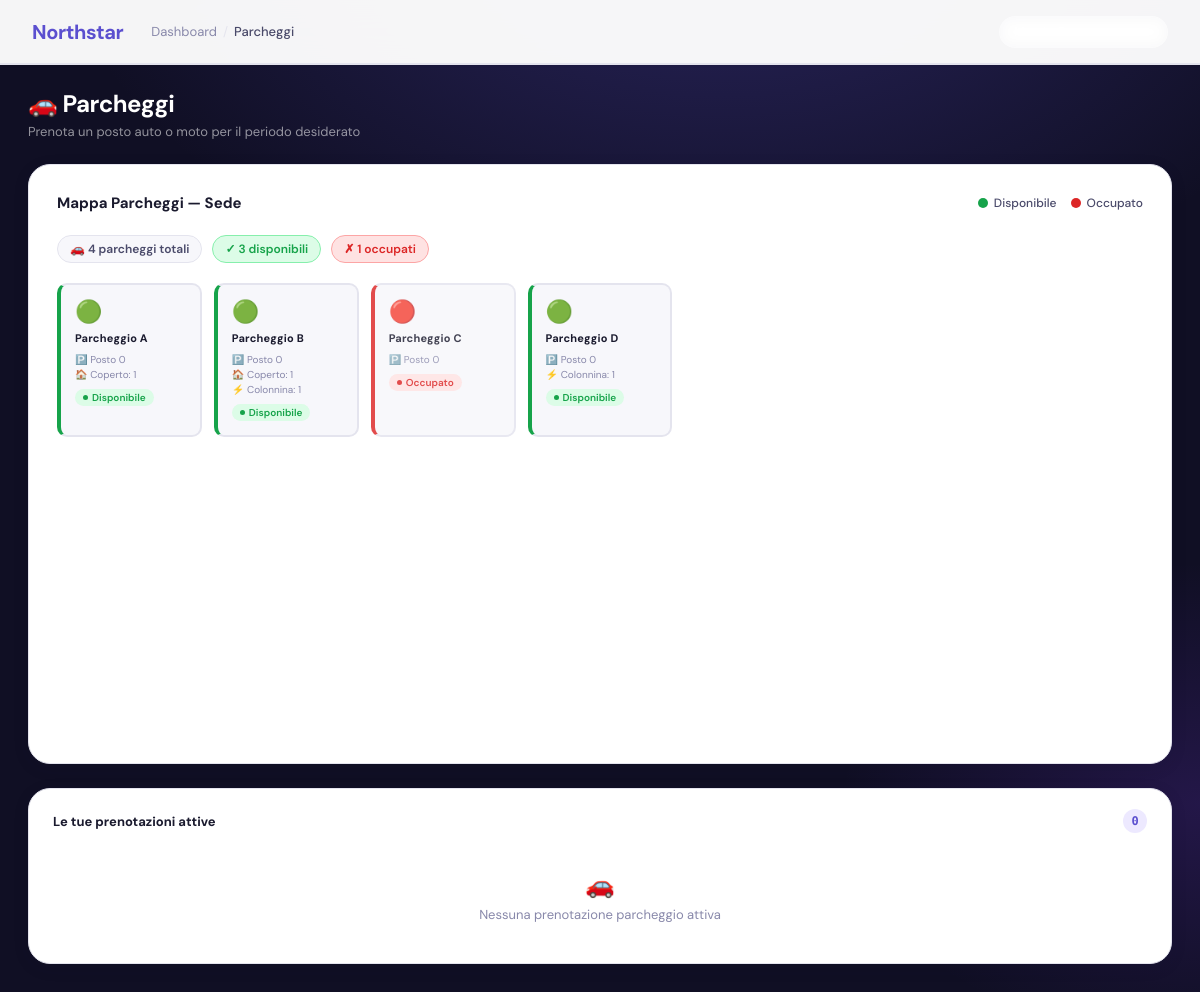
/public/admin/parcheggi/index.php (signed in), run on an earlier commit of the app's database.
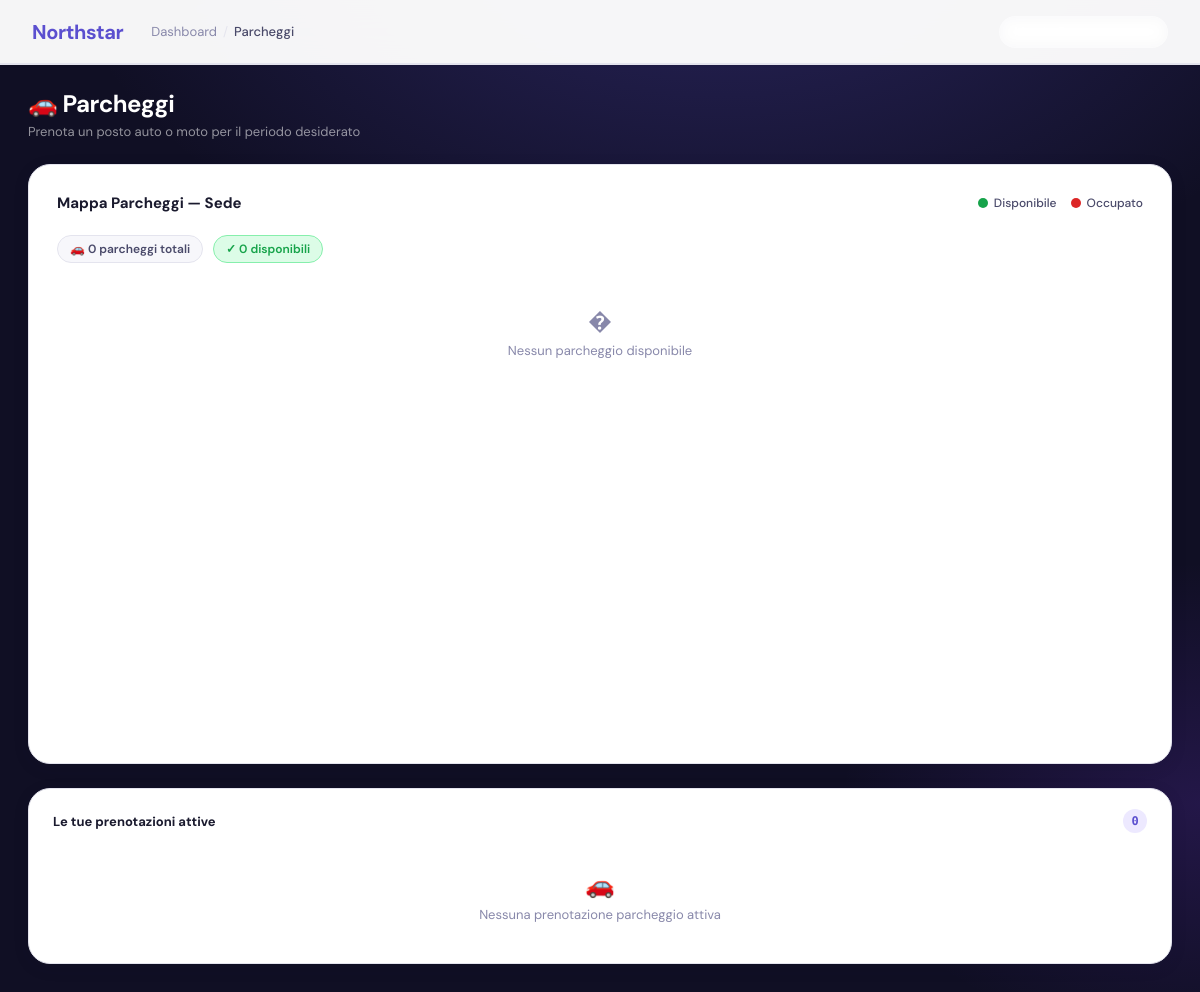
And on a later commit of the database.
### tables this page shows
CREATE TABLE `asset` (
  `id_asset` int(11) NOT NULL,
  `codice_asset` varchar(20) NOT NULL,
  `id_tipologia` int(11) NOT NULL,
  `stato` enum('Disponibile','Occupato','Non prenotabile') DEFAULT 'Disponibile',
  `mappa` enum('Sede','Parcheggio') NOT NULL,
  `piano` int(11) DEFAULT NULL
);

### public/admin/parcheggi/index.php (the view, shortened to what the changed rows need)
<?php
require_once __DIR__ . "/../../../config/config.php";
$parkingSpots = [];
$sql = "SELECT a.id_asset, a.codice_asset, a.stato,
               COALESCE(p.numero_posto, '-')          AS numero_posto,
               COALESCE(p.coperto, '-')               AS coperto,
               COALESCE(p.colonnina_elettrica, '-')   AS colonnina_elettrica,
               COALESCE(p.posizione, '-')             AS posizione
        FROM asset a
        LEFT JOIN parcheggio_dettagli p ON p.id_asset = a.id_asset
        WHERE a.mappa = 'Parcheggio'
        ORDER BY a.codice_asset";
$result = $conn->query($sql);
if ($result) {
    while ($row = $result->fetch_assoc()) {
        $parkingSpots[$row['id_asset']] = [
            'name'                 => $row['codice_asset'],
            'status'               => $row['stato'],
            'numero_posto'         => $row['numero_posto'],
            'coperto'              => $row['coperto'],
            'colonnina_elettrica'  => $row['colonnina_elettrica'],
            'posizione'            => $row['posizione'],
        ];
    }
}
?>
<!DOCTYPE html>
<html lang="it">
<head>
    <link rel="stylesheet" href="../dashboard/dashboard.css">
    <link rel="stylesheet" href="./parcheggi.css">
</head>
<body>
<header class="header">
    <div class="header-left">
        <h1>Northstar</h1>
    </div>
</header>
<div class="pk-page">
    <div class="pk-title-row">
        <div>
            <h2 class="pk-page-title">🚗 Parcheggi</h2>
        </div>
    </div>
    <div class="pk-map-layout" id="map-layout">
        <div class="pk-map-zone" id="map-zone">
            <div class="pk-map-stats">
                <span class="pk-stat-chip pk-stat-chip--total">🚗 <?= count($parkingSpots) ?> parcheggi totali</span>
                <?php $availCount = 0; foreach ($parkingSpots as $spot) if (strtolower($spot['status']) !== 'occupato') $availCount++; ?>
                <span class="pk-stat-chip pk-stat-chip--avail">✓ <?= $availCount ?> disponibili</span>
                <?php $occCount = 0; foreach ($parkingSpots as $spot) if (strtolower($spot['status']) === 'occupato') $occCount++; ?>
                <?php if ($occCount > 0): ?>
                    <span class="pk-stat-chip pk-stat-chip--occ">✗ <?= $occCount ?> occupati</span>
                <?php endif; ?>
            </div>
            <?php if (empty($parkingSpots)): ?>
                <div class="pk-empty">
                    <span>�</span>
                    <p>Nessun parcheggio disponibile</p>
                </div>
            <?php else: ?>
                <div class="pk-parking-grid">
                    <?php foreach ($parkingSpots as $id => $spot): ?>
                        <?php
                            $isOcc     = strtolower($spot['status']) === 'occupato';
                            $cardCls   = $isOcc ? 'pk-parking-card--occ'   : 'pk-parking-card--avail';
                            $statusCls = $isOcc ? 'pk-card-status--occ'   : 'pk-card-status--avail';
                            $statusLbl = $isOcc ? 'Occupato' : 'Disponibile';
                        ?>
                        <div class="pk-parking-card <?= $cardCls ?>"
                             id="card-<?= $id ?>"
                             data-id="<?= $id ?>"
                             data-code="<?= htmlspecialchars($spot['name']) ?>"
                             data-stato="<?= htmlspecialchars($spot['status']) ?>"
                             data-numero-posto="<?= htmlspecialchars($spot['numero_posto']) ?>"
                             data-coperto="<?= $spot['coperto'] ? 'Sì' : 'No' ?>"
                             data-colonnina="<?= $spot['colonnina_elettrica'] ? 'Sì' : 'No' ?>"
                             data-posizione="<?= htmlspecialchars($spot['posizione']) ?>"
                             onclick="openParkingPanel(<?= $id ?>)">
                            <span class="pk-card-icon"><?= $isOcc ? '🔴' : '🟢' ?></span>
                            <div class="pk-card-name"><?= htmlspecialchars($spot['name']) ?></div>
                            <div class="pk-card-meta">
                                <?php if ($spot['numero_posto'] !== '-'): ?>
                                    <div class="pk-card-meta-row">🅿️ Posto <?= htmlspecialchars($spot['numero_posto']) ?></div>
                                <?php endif; ?>
                                <?php if ($spot['coperto'] && $spot['coperto'] !== '-'): ?>
                                    <div class="pk-card-meta-row">🏠 Coperto: <?= htmlspecialchars($spot['coperto']) ?></div>
                                <?php endif; ?>
                                <?php if ($spot['colonnina_elettrica'] && $spot['colonnina_elettrica'] !== '-'): ?>
                                    <div class="pk-card-meta-row">⚡ Colonnina: <?= htmlspecialchars($spot['colonnina_elettrica']) ?></div>
                                <?php endif; ?>
                            </div>
                            <span class="pk-card-status <?= $statusCls ?>"><?= $statusLbl ?></span>
                        </div>
                    <?php endforeach; ?>
                </div>
            <?php endif; ?>
        </div>
    </div>
</div>
</body>
</html>

What changed in the data, as far as the page shows it:
removed asset: codice_asset "Parcheggio A", numero_posto "0", coperto "1", stato "Disponibile"
removed asset: codice_asset "Parcheggio B", numero_posto "0", coperto "1", colonnina_elettrica "1", stato "Disponibile"
removed asset: codice_asset "Parcheggio C", numero_posto "0", stato "Occupato"
removed asset: codice_asset "Parcheggio D", numero_posto "0", colonnina_elettrica "1", stato "Disponibile"
Also different on the page:
count($parkingSpots): "4" → "0"
$availCount: "3" → "0"
$occCount: "1" → (not shown)
text no longer shown: "✗ occupati"
text now shown: "� Nessun parcheggio disponibile"
